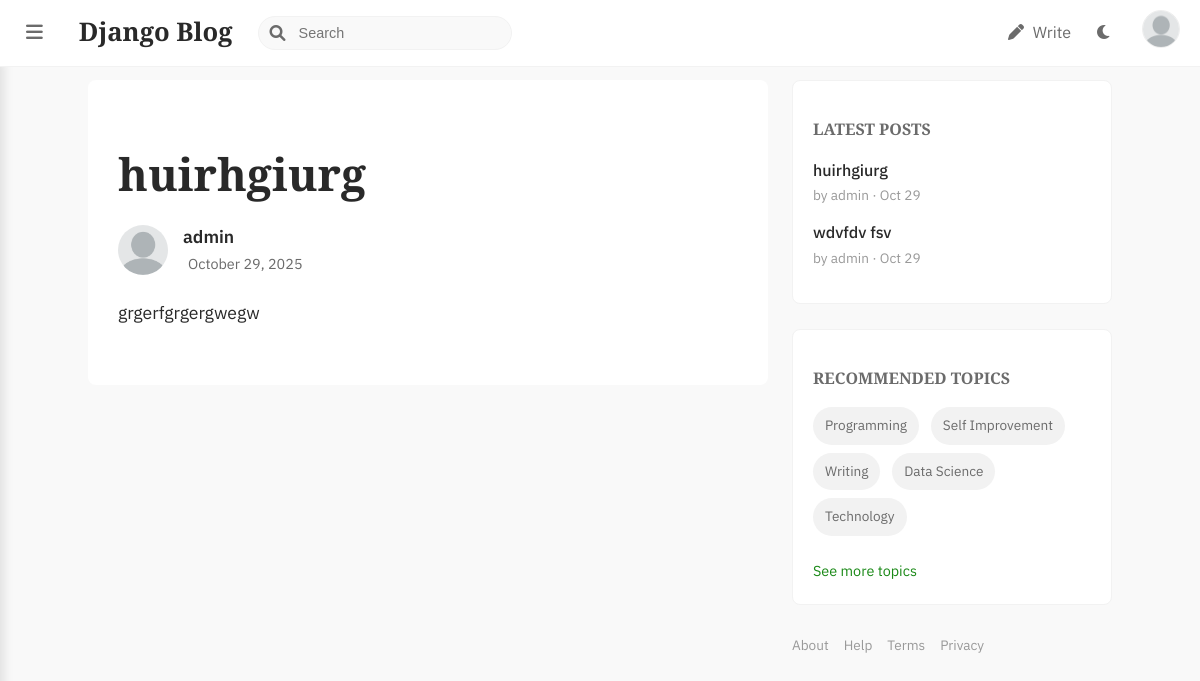
/post/5/, run on the app's committed database.
### blog/models.py (models this page shows, shortened)
class Post(models.Model):
    title = models.CharField(max_length=100)
    content = RichTextField(blank=True, null=True)
    image = models.ImageField(upload_to='post_banners', null=True, blank=True)
    date_posted = models.DateTimeField(default=timezone.now)
    author = models.ForeignKey(User, on_delete=models.CASCADE)

class Profile(models.Model):
    user = models.OneToOneField(User, on_delete=models.CASCADE)
    image = models.ImageField(default='user.png', upload_to='profile_pics')
    bio = models.TextField(max_length=500, blank=True)

### blog/views.py (the view)
# urls.py: path('post/<int:pk>/', PostDetailView.as_view(), name='post-detail'),
class PostDetailView(DetailView):
    model = Post

### blog/context_processors.py (called while the page is built)
def latest_posts_processor(request):
    latest_posts = Post.objects.order_by('-date_posted')[:5]
    return {'latest_posts': latest_posts}

### blog/templates/blog/post_detail.html (shortened to what this page needs)
{% extends "blog/base.html" %}
{% block content %}
  <article class="post-detail-article">
    <h1 class="post-detail-title">{{ object.title }}</h1>
    <div class="post-detail-meta">
      <img src="{{ object.author.profile.image.url }}" alt="Author Profile" class="author-avatar">
      <div class="meta-info">
        <a href="{% url 'user-posts' object.author.username %}" class="author-name">{{ object.author }}</a>
        <small class="post-date">{{ object.date_posted|date:"F d, Y" }}</small>
      </div>
    </div>
    <div class="post-detail-content">{{ object.content|safe }}</div>
  </article>
{% endblock content %}

### blog/templates/blog/base.html (shortened to what this page needs)
{% load static %}
<!DOCTYPE html>
<html lang="en">
<head>
    <link rel="stylesheet" type="text/css" href="{% static 'blog/main.css' %}">
    <link rel="stylesheet" href="https://cdnjs.cloudflare.com/ajax/libs/font-awesome/6.0.0-beta3/css/all.min.css">
</head>
<body class="logged-in-body">
    <header class="logged-in-header">
        <nav class="navbar logged-in-nav">
            <div class="nav-left">
                <button class="sidebar-toggle"><i class="fas fa-bars"></i></button>
                <a class="logo-small" href="{% url 'blog-home' %}">Django Blog</a>
                <div class="search-bar">
                    <i class="fas fa-search"></i>
                    <input type="text" placeholder="Search">
                </div>
            </div>
            <div class="nav-right">
                <a href="{% url 'post-create' %}" class="nav-item"><i class="fas fa-pen"></i> Write</a>
                <button id="reader-mode-toggle" class="nav-item"><i class="fas fa-moon"></i></button>
                <div class="profile-dropdown">
                    <img src="{% if user.is_authenticated and user.profile.image %}{{ user.profile.image.url }}{% else %}{{ MEDIA_URL }}user.png{% endif %}" alt="Profile Picture" class="profile-pic">
                </div>
            </div>
        </nav>
    </header>
    <div class="main-container">
        <main class="content">
            {% block content %}{% endblock %}
        </main>
        <aside class="right-sidebar">
            <div class="content-section">
                <h3>Latest Posts</h3>
                {% for post in latest_posts %}
                    <div class="staff-pick-item">
                        <a href="{% url 'post-detail' post.id %}">
                            <p>{{ post.title }}</p>
                        </a>
                        <small>by {{ post.author.username }} · {{ post.date_posted|date:"M d" }}</small>
                    </div>
                {% endfor %}
            </div>
            <div class="content-section recommended-topics">
                <h3>Recommended topics</h3>
                <div class="topic-tags">
                    <span class="tag">Programming</span>
                    <span class="tag">Self Improvement</span>
                    <span class="tag">Writing</span>
                    <span class="tag">Data Science</span>
                    <span class="tag">Technology</span>
                </div>
                <a href="#" class="see-full">See more topics</a>
            </div>
            <footer class="right-sidebar-footer">
                <a href="#">About</a>
                <a href="#">Help</a>
                <a href="#">Terms</a>
                <a href="#">Privacy</a>
            </footer>
        </aside>
    </div>
</body>
</html>

### blog/static/blog/main.css (style rules this page uses)
body { font-family: 'IBM Plex Sans', sans-serif; color: #292929; background-color: #fff; margin: 0; line-height: 1.6; transition: background-color 0.3s, color 0.3s; }
h1, h2, h3, h4, h5, h6 { font-family: 'Playfair Display', serif; color: #292929; margin-bottom: 0.5em; }
a { color: inherit; text-decoration: none; transition: color 0.2s ease-in-out; }
.logged-in-body { display: flex; min-height: 100vh; padding-top: 60px; background-color: #f9f9f9; }
.logged-in-header { background-color: #fff; border-bottom: 1px solid #f2f2f2; position: fixed; width: 100%; top: 0; left: 0; z-index: 999; }
.logged-in-nav { display: flex; justify-content: space-between; align-items: center; width: 100%; max-width: 1200px; padding: 10px 20px; box-sizing: border-box; margin-left: auto; margin-right: auto; }
.logged-in-nav .nav-left, .logged-in-nav .nav-right { display: flex; align-items: center; }
.logged-in-nav .logo-small { font-family: 'Playfair Display', serif; font-size: 1.6rem; font-weight: 700; color: #292929; margin-left: 15px; }
.logged-in-nav .sidebar-toggle { background: none; border: none; font-size: 1.2rem; cursor: pointer; color: #6b6b6b; margin-right: 15px; transition: color 0.2s ease; }
.logged-in-nav .search-bar { position: relative; margin-left: 25px; }
.logged-in-nav .search-bar i { position: absolute; left: 12px; top: 50%; transform: translateY(-50%); color: #6b6b6b; }
.logged-in-nav .search-bar input { border: 1px solid #f2f2f2; border-radius: 99em; padding: 8px 12px 8px 40px; background-color: #f9f9f9; font-size: 0.9rem; width: 200px; transition: all 0.2s ease; }
.logged-in-nav .nav-right .nav-item { margin-left: 25px; font-size: 1rem; color: #6b6b6b; transition: color 0.2s ease; cursor: pointer; background: none; border: none; padding: 0; }
.logged-in-nav .nav-right .nav-item i { margin-right: 5px; }
.profile-dropdown { position: relative; margin-left: 25px; cursor: pointer; }
.profile-dropdown .profile-pic { width: 36px; height: 36px; border-radius: 50%; object-fit: cover; border: 1px solid #eee; transition: transform 0.2s ease; }
.main-container { margin-left: 240px; width: calc(100% - 240px); display: flex; justify-content: center; padding: 20px; gap: 24px; transition: margin-left 0.3s ease, width 0.3s ease; }
.content { width: 100%; max-width: 680px; flex-shrink: 1; }
.right-sidebar { width: 320px; flex-shrink: 0; position: sticky; top: 80px; align-self: flex-start; }
.content-section { background: #ffffff; padding: 20px; border: 1px solid #f2f2f2; border-radius: 8px; margin-bottom: 25px; }
.author-name { font-weight: 500; font-size: 0.9rem; }
.post-date { font-size: 0.85rem; color: #999; margin-left: 5px; }
.post-detail-article { background: #fff; padding: 30px; border-radius: 8px; }
.post-detail-title { font-size: 2.8rem; line-height: 1.2; }
.post-detail-meta { display: flex; align-items: center; margin: 20px 0; }
.author-avatar { width: 50px; height: 50px; border-radius: 50%; object-fit: cover; margin-right: 15px; }
.meta-info .author-name { font-weight: 600; font-size: 1.1rem; display: block; }
.meta-info .post-date { font-size: 0.9rem; color: #6b6b6b; }
.post-detail-content { font-size: 1.1rem; line-height: 1.8; color: #292929; }
.post-detail-content p { margin-bottom: 1.5em; }
.right-sidebar .content-section h3 { font-size: 1rem; text-transform: uppercase; color: #6b6b6b; margin-bottom: 15px; font-weight: 600; }
.staff-pick-item { margin-bottom: 15px; line-height: 1.4; }
.staff-pick-item p { font-weight: 500; margin-bottom: 2px; }
.staff-pick-item small { color: #999; font-size: 0.85rem; }
.see-full { color: #1A8917; font-size: 0.9rem; margin-top: 15px; display: inline-block; }
.topic-tags .tag { display: inline-block; background-color: #f2f2f2; color: #6b6b6b; padding: 8px 12px; border-radius: 99em; font-size: 0.85rem; margin: 0 8px 8px 0; transition: background-color 0.2s ease, color 0.2s ease; }
.right-sidebar-footer { display: flex; flex-wrap: wrap; margin-top: 30px; }
.right-sidebar-footer a { font-size: 0.85rem; color: #999; margin-right: 15px; margin-bottom: 10px; }
@media (max-width: 1200px) { .main-container { margin-left: 0; width: 100%; } }

### data on the page
Post: title "huirhgiurg", author.profile.image (placeholder picture), author "admin", date_posted "October 29, 2025", content "grgerfgrgergwegw", author.username "admin", date_posted "Oct 29"
Post: title "wdvfdv fsv", author.username "admin", date_posted "Oct 29"
